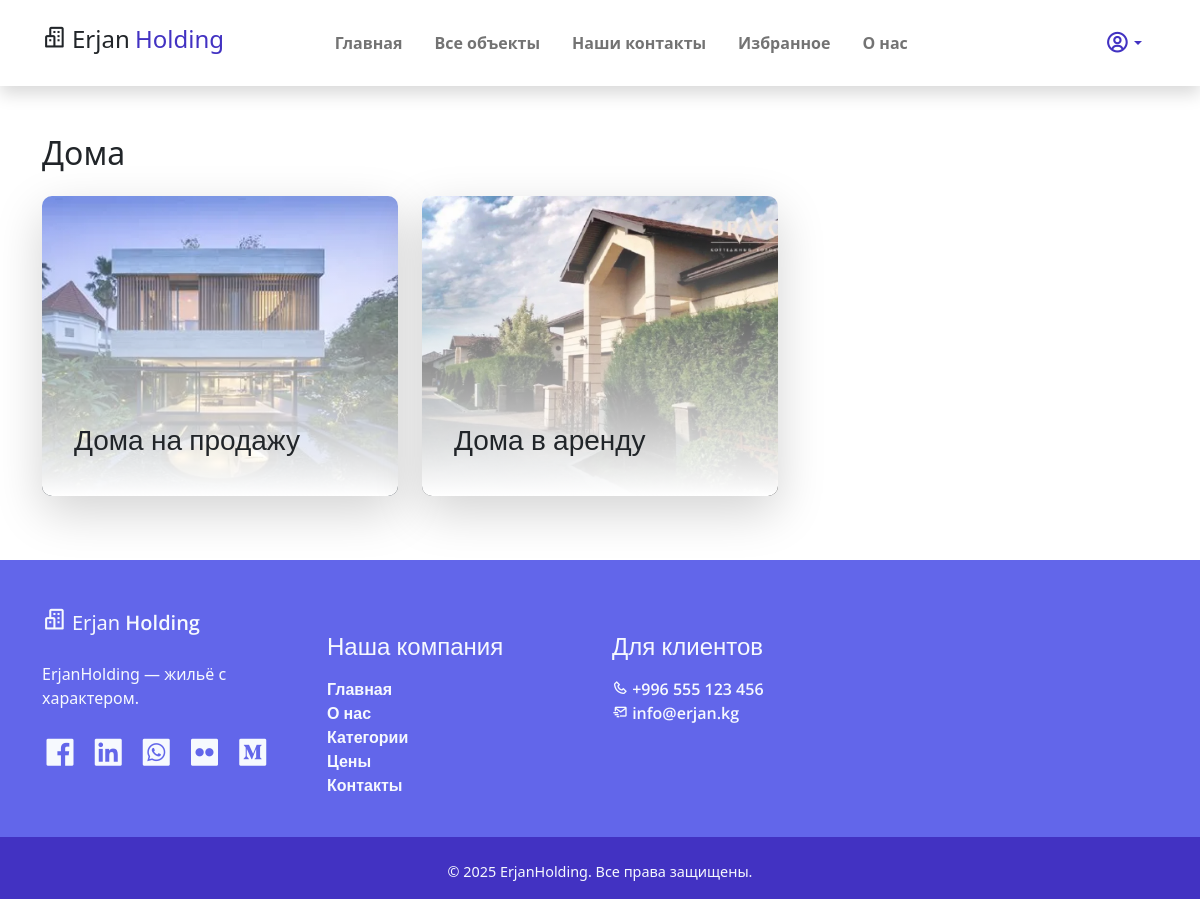
Page /category/1/ on the committed database.
### product/models.py (models this page shows, shortened)
class Category(models.Model):
    title = models.CharField(max_length=100, verbose_name='Название')
    cover = models.ImageField(upload_to='category_covers/', verbose_name='Обложка категории')
    parent_category = models.ForeignKey('self', on_delete=models.CASCADE, blank=True, null=True, verbose_name='Родительская категория')
    class Meta:
        verbose_name = 'Категория'
        verbose_name_plural = 'Категории'

### product/views.py (the view)
# urls.py: path('category/<int:category_id>/', views.category_detail, name='category_detail'),
def category_detail(request, category_id):
    category = get_object_or_404(Category, id=category_id)
    subcategories = Category.objects.filter(parent_category=category)
    estates = Estate.objects.filter(category=category)
    if request.user.is_authenticated:
        liked_estates_ids = Favourite.objects.filter(user=request.user).values_list('estate_id', flat=True)
    else:
        liked_estates_ids = []
    for estate in estates:
        estate.is_favourite = estate.id in liked_estates_ids
    return render(request, 'main/category_detail.html', {
        'category': category,
        'subcategories': subcategories,
        'estates': estates,
    })

### product/templates/main/category_detail.html (shortened to what this page needs)
{% extends 'base.html' %}
{% load static %}
{% block content %}
  <div class="container py-5">
    <h2 class="mb-4">{{ category.title }}</h2>
    {% if subcategories %}
      <div class="row">
        {% for sub in subcategories %}
          <div class="col-md-4 mb-3">
            <a href="{% url 'category_detail' sub.id %}" class="recent-work card border-0 shadow-lg overflow-hidden" style="height: 300px; width: 100%;">
              {% if sub.cover %}
                <img class="recent-work-img card-img fixed-img" src="{{ sub.cover.url }}" alt="{{ sub.title }}" style="height: 100%; width: 100%; object-fit: cover;">
              {% else %}
                <div style="height: 300px; background-color: #ddd; display:flex; align-items:center; justify-content:center;">
                  <span>Нет изображения</span>
                </div>
              {% endif %}
              <div class="recent-work-vertical card-img-overlay d-flex align-items-end">
                <div class="recent-work-content text-start mb-3 ms-3 text-dark">
                  <h3 class="card-title light-300">{{ sub.title }}</h3>
                </div>
              </div>
            </a>
          </div>
        {% endfor %}
      </div>
    {% endif %}
  </div>
{% endblock %}

### static/assets/css/templatemo.css (style rules this page uses)
html { font-family: 'Open Sans', sans-serif; }
p, a { font-weight: 400; }
.light-300 { font-family: 'Open Sans', sans-serif !important; font-weight: 300; }
.recent-work.card { border-radius: 10px !important; }
.recent-work .recent-work-vertical { background: rgb(255,255,255); background: linear-gradient(0deg, rgba(255,255,255,1) 0%, rgba(255,255,255,0) 33.333%, rgba(97,84,199,1) 66.666%, rgba(255,255,255,0) 99.999%); background-size: 300% 300%; background-position: 0% 100%; transition: .5s; cursor: pointer; }

### rows in the picture
Category: title "Дома"
Category: cover (picture), title "Дома на продажу"
Category: cover (picture), title "Дома в аренду"
